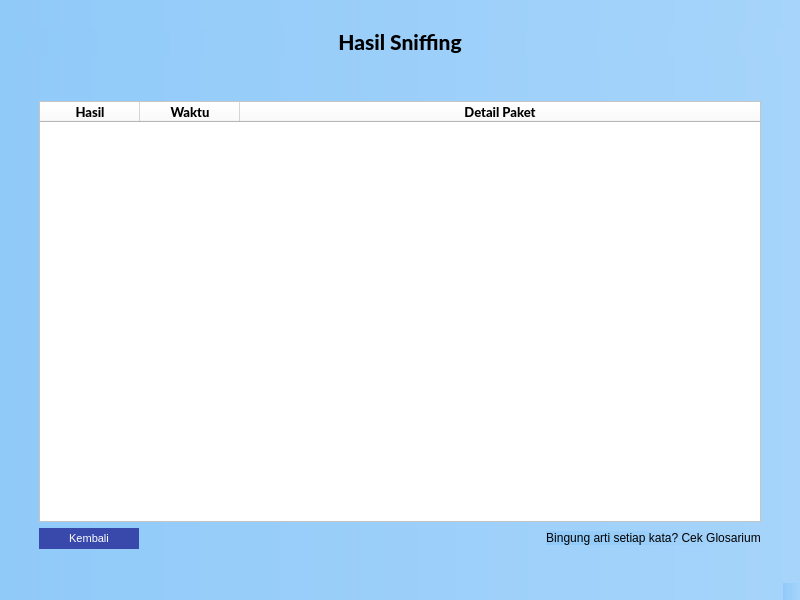
<?xml version="1.0" encoding="UTF-8"?>
<ui version="4.0">
 <class>hasil_sniffing2</class>
 <widget class="QMainWindow" name="hasil_sniffing2">
  <property name="geometry">
   <rect>
    <x>0</x>
    <y>0</y>
    <width>800</width>
    <height>600</height>
   </rect>
  </property>
  <property name="windowTitle">
   <string>Hasil Sniffing</string>
  </property>
  <property name="styleSheet">
   <string notr="true">background-color: qlineargradient(spread:pad, x1:0, y1:0, x2:1, y2:0, stop:0 #90caf9, stop:1 #a6d4fa);</string>
  </property>
  <widget class="QWidget" name="centralwidget">
   <layout class="QVBoxLayout" name="verticalLayout">
    <item>
     <layout class="QVBoxLayout" name="verticalLayout_2">
      <property name="topMargin">
       <number>20</number>
      </property>
      <item>
       <widget class="QLabel" name="label">
        <property name="font">
         <font>
          <family>Lato Heavy</family>
          <pointsize>16</pointsize>
         </font>
        </property>
        <property name="text">
         <string>Hasil Sniffing</string>
        </property>
        <property name="alignment">
         <set>Qt::AlignCenter</set>
        </property>
       </widget>
      </item>
      <item>
       <layout class="QVBoxLayout" name="verticalLayout_3">
        <property name="leftMargin">
         <number>30</number>
        </property>
        <property name="topMargin">
         <number>40</number>
        </property>
        <property name="rightMargin">
         <number>30</number>
        </property>
        <property name="bottomMargin">
         <number>20</number>
        </property>
        <item>
         <widget class="QTableWidget" name="tableWidget">
          <property name="styleSheet">
           <string notr="true">background-color: rgb(255, 255, 255);</string>
          </property>
          <attribute name="horizontalHeaderCascadingSectionResizes">
           <bool>true</bool>
          </attribute>
          <attribute name="horizontalHeaderShowSortIndicator" stdset="0">
           <bool>true</bool>
          </attribute>
          <attribute name="horizontalHeaderStretchLastSection">
           <bool>true</bool>
          </attribute>
          <attribute name="verticalHeaderVisible">
           <bool>true</bool>
          </attribute>
          <column>
           <property name="text">
            <string>Hasil</string>
           </property>
           <property name="font">
            <font>
             <family>Lato Heavy</family>
             <pointsize>10</pointsize>
            </font>
           </property>
           <property name="textAlignment">
            <set>AlignCenter</set>
           </property>
          </column>
          <column>
           <property name="text">
            <string>Waktu</string>
           </property>
           <property name="font">
            <font>
             <family>Lato Heavy</family>
             <pointsize>10</pointsize>
            </font>
           </property>
           <property name="textAlignment">
            <set>AlignCenter</set>
           </property>
          </column>
          <column>
           <property name="text">
            <string>Detail Paket</string>
           </property>
           <property name="font">
            <font>
             <family>Lato Heavy</family>
             <pointsize>10</pointsize>
            </font>
           </property>
           <property name="textAlignment">
            <set>AlignCenter</set>
           </property>
          </column>
         </widget>
        </item>
        <item>
         <layout class="QGridLayout" name="gridLayout">
          <item row="0" column="0">
           <widget class="QPushButton" name="pushButton_2">
            <property name="minimumSize">
             <size>
              <width>100</width>
              <height>0</height>
             </size>
            </property>
            <property name="styleSheet">
             <string notr="true">padding: 4px 15px;
font-size: 11px;
text-align: center;
cursor: pointer;
outline: none;
color: #fff;
background-color: #3949AB;
border: none;
border-radius: 15px;
box-shadow: 0 9px #999;</string>
            </property>
            <property name="text">
             <string>Kembali</string>
            </property>
            <property name="icon">
             <iconset>
              <normaloff>resource/1x/Asset 2.png</normaloff>resource/1x/Asset 2.png</iconset>
            </property>
           </widget>
          </item>
          <item row="0" column="2">
           <widget class="QPushButton" name="pushButton_3">
            <property name="styleSheet">
             <string notr="true">border: none</string>
            </property>
            <property name="text">
             <string>Bingung arti setiap kata? Cek Glosarium</string>
            </property>
           </widget>
          </item>
          <item row="0" column="1">
           <spacer name="horizontalSpacer">
            <property name="orientation">
             <enum>Qt::Horizontal</enum>
            </property>
            <property name="sizeType">
             <enum>QSizePolicy::Expanding</enum>
            </property>
            <property name="sizeHint" stdset="0">
             <size>
              <width>50</width>
              <height>20</height>
             </size>
            </property>
           </spacer>
          </item>
         </layout>
        </item>
       </layout>
      </item>
     </layout>
    </item>
   </layout>
  </widget>
  <widget class="QMenuBar" name="menubar">
   <property name="geometry">
    <rect>
     <x>0</x>
     <y>0</y>
     <width>800</width>
     <height>21</height>
    </rect>
   </property>
  </widget>
  <widget class="QStatusBar" name="statusbar"/>
 </widget>
 <resources/>
 <connections/>
</ui>
